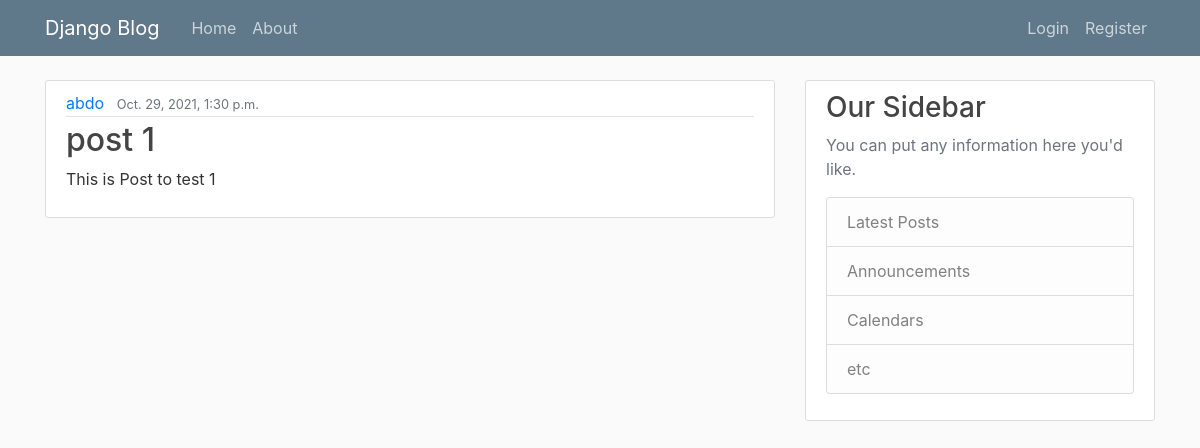
The page / on the database its author committed.
### blog/models.py (models this page shows, shortened)
class Post(models.Model):
    title = models.CharField(max_length=100)
    content = models.TextField()
    date_posted = models.DateTimeField(default = timezone.now)
    author = models.ForeignKey(User, on_delete=models.CASCADE) # if deleted, delete the post

### blog/views.py (the view)
# urls.py: 2. Add a URL to urlpatterns:  path('', views.home, name='home')
def home(request):
    posts = Post.objects.all()
    context = { 'posts':posts }
    return render(request, 'blog/home.html' ,context)

### blog/templates/blog/home.html
{% extends "blog/base.html" %}
{% block content %}
        {% for  post in posts %}
        <article class="media content-section">
            <div class="media-body">
              <div class="article-metadata">
                <a class="mr-2" href="#">{{ post.author }}</a>
                <small class="text-muted">{{ post.date_posted }}</small>
              </div>
              <h2><a class="article-title" href="#">{{ post.title }}</a></h2>
              <p class="article-content">{{ post.content }}</p>
            </div>
          </article>
        {% endfor %}
{% endblock %}

### blog/static/blog/main.css (style rules this page uses)
body { background: #fafafa; color: #333333; margin-top: 5rem; }
h1, h2, h3, h4, h5, h6 { color: #444444; }
.content-section { background: #ffffff; padding: 10px 20px; border: 1px solid #dddddd; border-radius: 3px; margin-bottom: 20px; }
.article-title { color: #444444; }
.article-content { white-space: pre-line; }
.article-metadata { padding-bottom: 1px; margin-bottom: 4px; border-bottom: 1px solid #e3e3e3 }

### rows shown on the page
Post: author "abdo", date_posted "Oct. 29, 2021, 1:30 p.m.", title "post 1", content "This is Post to test 1"
